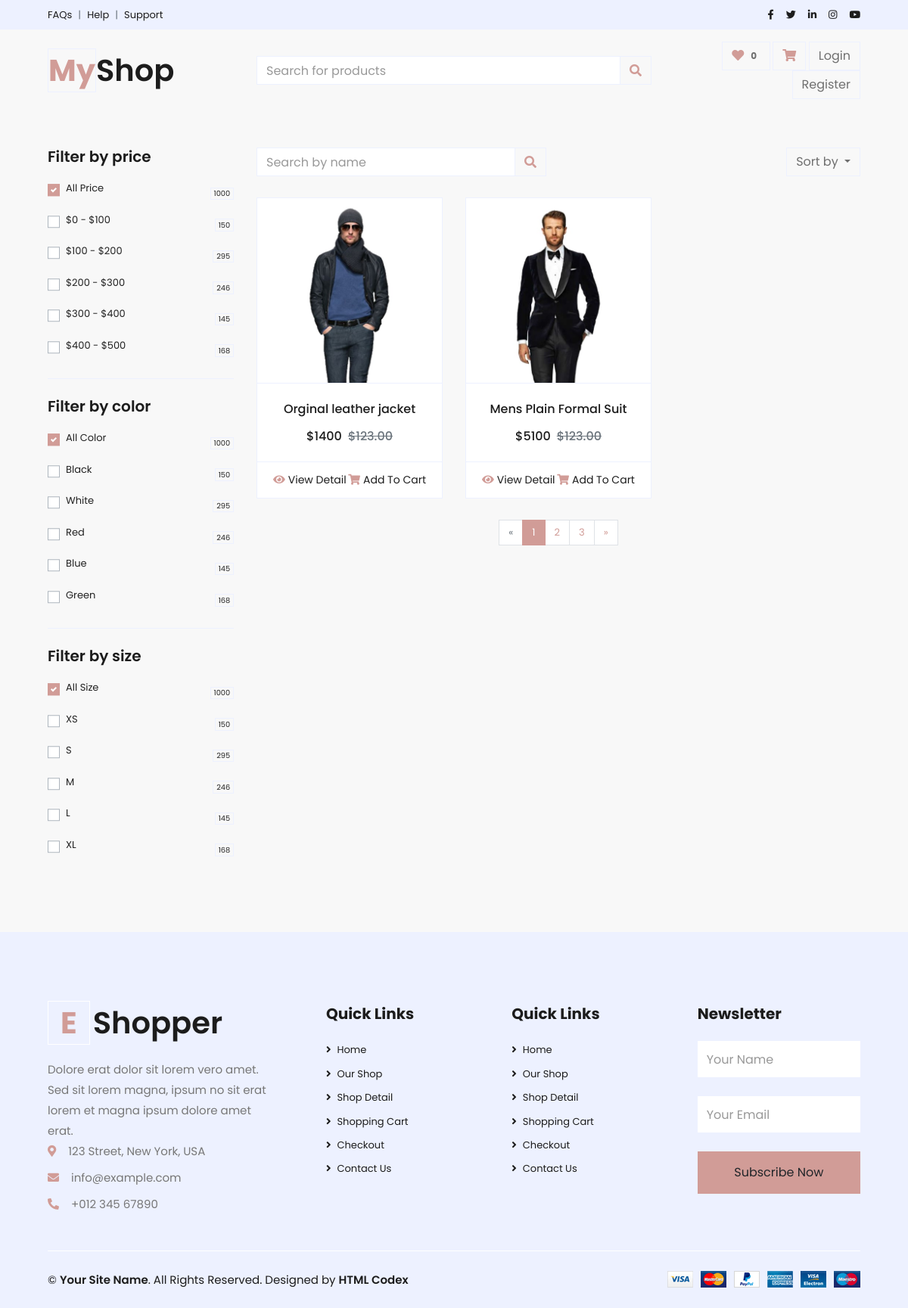
Page /product/mens-dresses/ on the committed database.
### products/models.py (models this page shows, shortened)
class Product(BaseModel):
    product_name = models.CharField(max_length = 100)
    slug = models.SlugField(unique=True, null=True, blank=True)
    category = models.ForeignKey(Category, on_delete = models.CASCADE, related_name="product_category")
    price = models.IntegerField()
    brand = models.CharField(max_length = 100, null = True)
    product_description = models.TextField(null = True)

class productImage(BaseModel):
    products = models.ForeignKey(Product, on_delete = models.CASCADE, related_name='product_images')
    image = models.ImageField(upload_to = "product")

### products/views.py (the view)
# urls.py: path('<slug>/', all_products, name='products'),
def all_products(request, slug):
    try:
        product_category = Category.objects.filter(slug = slug)
        if product_category:
            AllProducts = Product.objects.filter(category__slug =slug)
        context = {'AllProducts':AllProducts}
        return render(request, 'products/all_products.html',context)
    except Exception as e:
        print(e)

### templates/products/all_products.html (shortened to what this page needs)
{% extends 'base/base.html' %}
{% block block_content %}
 <div class="container-fluid pt-5">
    <div class="row px-xl-5">
        <div class="col-lg-3 col-md-12">
            <div class="border-bottom mb-4 pb-4">
                <h5 class="font-weight-semi-bold mb-4">Filter by price</h5>
                <form>
                    <div class="custom-control custom-checkbox d-flex align-items-center justify-content-between mb-3">
                        <label class="custom-control-label" for="price-all">All Price</label>
                        <span class="badge border font-weight-normal">1000</span>
                    </div>
                    <div class="custom-control custom-checkbox d-flex align-items-center justify-content-between mb-3">
                        <label class="custom-control-label" for="price-1">$0 - $100</label>
                        <span class="badge border font-weight-normal">150</span>
                    </div>
                    <div class="custom-control custom-checkbox d-flex align-items-center justify-content-between mb-3">
                        <label class="custom-control-label" for="price-2">$100 - $200</label>
                        <span class="badge border font-weight-normal">295</span>
                    </div>
                    <div class="custom-control custom-checkbox d-flex align-items-center justify-content-between mb-3">
                        <label class="custom-control-label" for="price-3">$200 - $300</label>
                        <span class="badge border font-weight-normal">246</span>
                    </div>
                    <div class="custom-control custom-checkbox d-flex align-items-center justify-content-between mb-3">
                        <label class="custom-control-label" for="price-4">$300 - $400</label>
                        <span class="badge border font-weight-normal">145</span>
                    </div>
                    <div class="custom-control custom-checkbox d-flex align-items-center justify-content-between">
                        <label class="custom-control-label" for="price-5">$400 - $500</label>
                        <span class="badge border font-weight-normal">168</span>
                    </div>
                </form>
            </div>
            <div class="border-bottom mb-4 pb-4">
                <h5 class="font-weight-semi-bold mb-4">Filter by color</h5>
                <form>
                    <div class="custom-control custom-checkbox d-flex align-items-center justify-content-between mb-3">
                        <label class="custom-control-label" for="price-all">All Color</label>
                        <span class="badge border font-weight-normal">1000</span>
                    </div>
                    <div class="custom-control custom-checkbox d-flex align-items-center justify-content-between mb-3">
                        <label class="custom-control-label" for="color-1">Black</label>
                        <span class="badge border font-weight-normal">150</span>
                    </div>
                    <div class="custom-control custom-checkbox d-flex align-items-center justify-content-between mb-3">
                        <label class="custom-control-label" for="color-2">White</label>
                        <span class="badge border font-weight-normal">295</span>
                    </div>
                    <div class="custom-control custom-checkbox d-flex align-items-center justify-content-between mb-3">
                        <label class="custom-control-label" for="color-3">Red</label>
                        <span class="badge border font-weight-normal">246</span>
                    </div>
                    <div class="custom-control custom-checkbox d-flex align-items-center justify-content-between mb-3">
                        <label class="custom-control-label" for="color-4">Blue</label>
                        <span class="badge border font-weight-normal">145</span>
                    </div>
                    <div class="custom-control custom-checkbox d-flex align-items-center justify-content-between">
                        <label class="custom-control-label" for="color-5">Green</label>
                        <span class="badge border font-weight-normal">168</span>
                    </div>
                </form>
            </div>
            <div class="mb-5">
                <h5 class="font-weight-semi-bold mb-4">Filter by size</h5>
                <form>
                    <div class="custom-control custom-checkbox d-flex align-items-center justify-content-between mb-3">
                        <label class="custom-control-label" for="size-all">All Size</label>
                        <span class="badge border font-weight-normal">1000</span>
                    </div>
                    <div class="custom-control custom-checkbox d-flex align-items-center justify-content-between mb-3">
                        <label class="custom-control-label" for="size-1">XS</label>
                        <span class="badge border font-weight-normal">150</span>
                    </div>
                    <div class="custom-control custom-checkbox d-flex align-items-center justify-content-between mb-3">
                        <label class="custom-control-label" for="size-2">S</label>
                        <span class="badge border font-weight-normal">295</span>
                    </div>
                    <div class="custom-control custom-checkbox d-flex align-items-center justify-content-between mb-3">
                        <label class="custom-control-label" for="size-3">M</label>
                        <span class="badge border font-weight-normal">246</span>
                    </div>
                    <div class="custom-control custom-checkbox d-flex align-items-center justify-content-between mb-3">
                        <label class="custom-control-label" for="size-4">L</label>
                        <span class="badge border font-weight-normal">145</span>
                    </div>
                    <div class="custom-control custom-checkbox d-flex align-items-center justify-content-between">
                        <label class="custom-control-label" for="size-5">XL</label>
                        <span class="badge border font-weight-normal">168</span>
                    </div>
                </form>
            </div>
        </div>
        <div class="col-lg-9 col-md-12">
            <div class="row pb-3">
                <div class="col-12 pb-1">
                    <div class="d-flex align-items-center justify-content-between mb-4">
                        <form action="">
                            <div class="input-group">
                                <input type="text" class="form-control" placeholder="Search by name">
                                <div class="input-group-append">
                                    <span class="input-group-text bg-transparent text-primary">
                                        <i class="fa fa-search"></i>
                                    </span>
                                </div>
                            </div>
                        </form>
                        <div class="dropdown ml-4">
                            <button class="btn border dropdown-toggle" type="button" id="triggerId" data-toggle="dropdown" aria-haspopup="true"
                                    aria-expanded="false">
                                        Sort by
                                    </button>
                        </div>
                    </div>
                </div>
                {% for product in AllProducts %}
                <div class="col-lg-4 col-md-6 col-sm-12 pb-1">
                    <div class="card product-item border-0 mb-4">
                        <div class="card-header product-img position-relative overflow-hidden bg-transparent border p-0">
                           <a href="{% url 'product_details' product.category.slug product.slug %}" ><img class="img-fluid w-100" src="/media/{{product.product_images.first.image}}" alt=""></a>
                        </div>
                        <div class="card-body border-left border-right text-center p-0 pt-4 pb-3">
                            <h6 class="text-truncate mb-3">{{product.product_name}}</h6>
                            <div class="d-flex justify-content-center">
                                <h6>${{product.price}}</h6><h6 class="text-muted ml-2"><del>$123.00</del></h6>
                            </div>
                        </div>
                        <div class="card-footer d-flex justify-content-between bg-light border">
                            <a href="{% url 'product_details' product.category.slug product.slug %}" class="btn btn-sm text-dark p-0"><i class="fas fa-eye text-primary mr-1"></i>View Detail</a>
                            <a href="" class="btn btn-sm text-dark p-0"><i class="fas fa-shopping-cart text-primary mr-1"></i>Add To Cart</a>
                        </div>
                    </div>
                </div>
                {% endfor %}
                <div class="col-12 pb-1">
                    <nav aria-label="Page navigation">
                      <ul class="pagination justify-content-center mb-3">
                        <li class="page-item disabled">
                          <a class="page-link" href="#" aria-label="Previous">
                            <span aria-hidden="true">&laquo;</span>
                          </a>
                        </li>
                        <li class="page-item active"><a class="page-link" href="#">1</a></li>
                        <li class="page-item"><a class="page-link" href="#">2</a></li>
                        <li class="page-item"><a class="page-link" href="#">3</a></li>
                        <li class="page-item">
                          <a class="page-link" href="#" aria-label="Next">
                            <span aria-hidden="true">&raquo;</span>
                          </a>
                        </li>
                      </ul>
                    </nav>
                </div>
            </div>
        </div>
    </div>
</div>
{% endblock block_content %}

### rows in the picture
Product: product_images.first.image (picture), product_name "Orginal leather jacket", price "1400"
Product: product_images.first.image (picture), product_name "Mens Plain Formal Suit", price "5100"
